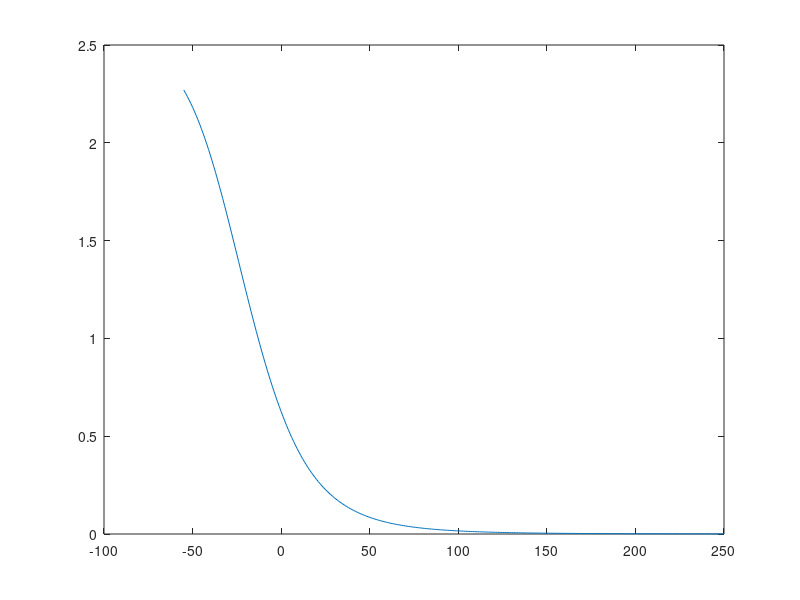

MATLAB code for this plot: (Note: this script raises an error after producing the figure.)
%%
% Column 1 is temperature C
% Column 2 is nominal Resistance in Ohms
D = load('Epcos_B57540.dat');
T = D(:,1);
Rth = D(:,2);
% We pull up to Vref (2.5V), but are limited to converting only +/- Vref/2
Rpu = 1e6;
Vref = 2.5;
Vth = Vref * Rth ./ (Rth+Rpu);
plot(T,Vth); shg;
%%
v = Vth < Vref/2;
Cts = (2^24)*Vth(v)/Vref;
%%
scale = 2^12;
Desc = '100K Epcos B57540 Pulled up by 1M';
gencal2( T(v), Cts/scale, scale, 'TS_T100K', Desc, 'TS_T100K, CELCIUS' );
%%
A = SteinHart_fit(Rth(v), T(v)+273.15);
Tfit = SteinHart(Rth, A);
figure;
plot(Rth, T, Rth, Tfit-273.15);
%%
plot(Rth, T-Tfit+273.15); shg;
%%
plot(T, T-Tfit+273.15); shg
%%
fprintf(1,'A = [\n');
fprintf(1,'  %.14e\n', A);
fprintf(1,'];\n');
